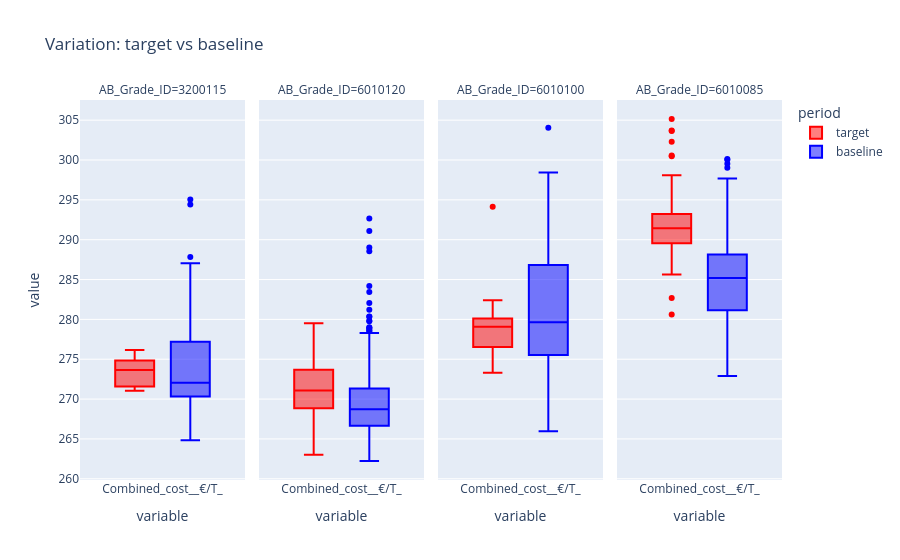

The cell this chart's notebook holds for it:
### Markdown cell above
## Raw

### Code cell
tables, figures = ask_engine(params = {
    "grades": ["3200115", "6010085", "6010100", "6010120"],
    "variables": "Combined_cost__€/T_",
    "target_range": ["2026-10-05", "2026-10-11"],
    "baseline_range": ["2026-09-07", "2026-10-04"],
    "summary": True,
    "output_format": "json",
    "function":"variation"
}, endpoint="description",figures=True)

### Figure 1 — Plotly figure (JSON) as saved in the notebook; plotly's stock layout.template omitted (floating-point values rounded to 4 significant figures; data arrays with more than 128 entries replaced by an {"elided": "..."} marker saying what was removed)
{"data": [{"alignmentgroup": "True", "hovertemplate": "period=target<br>AB_Grade_ID=3200115<br>variable=%{x}<br>value=%{y}<extra></extra>", "legendgroup": "target", "marker": {"color": "red"}, "name": "target", "notched": false, "offsetgroup": "target", "orientation": "v", "showlegend": true, "type": "box", "x": ["Combined_cost__€/T_", "Combined_cost__€/T_", "Combined_cost__€/T_", "Combined_cost__€/T_", "Combined_cost__€/T_", "Combined_cost__€/T_", "Combined_cost__€/T_", "Combined_cost__€/T_", "Combined_cost__€/T_", "Combined_cost__€/T_", "Combined_cost__€/T_", "Combined_cost__€/T_", "Combined_cost__€/T_", "Combined_cost__€/T_", "Combined_cost__€/T_", "Combined_cost__€/T_", "Combined_cost__€/T_", "Combined_cost__€/T_", "Combined_cost__€/T_", "Combined_cost__€/T_", "Combined_cost__€/T_"], "x0": " ", "xaxis": "x", "y": [274.8, 272.5, 274.2, 271.6, 271.0, 271.3, 272.2, 271.5, 271.2, 273.7, 273.8, 275.1, 276.0, 273.6, 275.3, 276.1, 274.5, 271.7, 271.3, 273.0, 275.4], "y0": " ", "yaxis": "y"}, {"alignmentgroup": "True", "hovertemplate": "period=target<br>AB_Grade_ID=6010120<br>variable=%{x}<br>value=%{y}<extra></extra>", "legendgroup": "target", "marker": {"color": "red"}, "name": "target", "notched": false, "offsetgroup": "target", "orientation": "v", "showlegend": false, "type": "box", "x": ["Combined_cost__€/T_", "Combined_cost__€/T_", "Combined_cost__€/T_", "Combined_cost__€/T_", "Combined_cost__€/T_", "Combined_cost__€/T_", "Combined_cost__€/T_", "Combined_cost__€/T_", "Combined_cost__€/T_", "Combined_cost__€/T_", "Combined_cost__€/T_", "Combined_cost__€/T_", "Combined_cost__€/T_", "Combined_cost__€/T_", "Combined_cost__€/T_", "Combined_cost__€/T_", "Combined_cost__€/T_", "Combined_cost__€/T_", "Combined_cost__€/T_", "Combined_cost__€/T_", "Combined_cost__€/T_", "Combined_cost__€/T_", "Combined_cost__€/T_", "Combined_cost__€/T_", "Combined_cost__€/T_", "Combined_cost__€/T_", "Combined_cost__€/T_", "Combined_cost__€/T_", "Combined_cost__€/T_", "Combined_cost__€/T_", "Combined_cost__€/T_", "Combined_cost__€/T_", "Combined_cost__€/T_", "Combined_cost__€/T_", "Combined_cost__€/T_", "Combined_cost__€/T_", "Combined_cost__€/T_", "Combined_cost__€/T_", "Combined_cost__€/T_", "Combined_cost__€/T_", "Combined_cost__€/T_", "Combined_cost__€/T_", "Combined_cost__€/T_", "Combined_cost__€/T_", "Combined_cost__€/T_", "Combined_cost__€/T_", "Combined_cost__€/T_", "Combined_cost__€/T_", "Combined_cost__€/T_", "Combined_cost__€/T_", "Combined_cost__€/T_", "Combined_cost__€/T_", "Combined_cost__€/T_", "Combined_cost__€/T_", "Combined_cost__€/T_", "Combined_cost__€/T_", "Combined_cost__€/T_", "Combined_cost__€/T_", "Combined_cost__€/T_", "Combined_cost__€/T_", "Combined_cost__€/T_", "Combined_cost__€/T_", "Combined_cost__€/T_", "Combined_cost__€/T_", "Combined_cost__€/T_", "Combined_cost__€/T_", "Combined_cost__€/T_", "Combined_cost__€/T_"], "x0": " ", "xaxis": "x2", "y": [270.2, 264.7, 270.5, 277.9, 263.0, 266.9, 267.1, 267.3, 268.2, 268.3, 268.5, 270.9, 267.1, 266.5, 267.1, 268.4, 269.2, 269.8, 269.4, 268.2, 270.1, 269.6, 267.0, 270.9, 269.4, 273.8, 273.4, 277.4, 267.2, 270.3, 272.4, 273.9, 276.7, 273.2, 278.3, 273.9, 270.0, 272.0, 270.4, 271.3, 272.2, 273.2, 271.5, 273.5, 270.8, 269.8, 273.1, 274.4, 273.2, 272.2, 274.2, 269.9, 272.2, 272.7, 276.1, 270.3, 272.7, 279.5, 274.3, 272.2, 265.5, 267.9, 273.3, 274.9, 276.1, 278.4, 277.3, 277.9], "y0": " ", "yaxis": "y2"}, {"alignmentgroup": "True", "hovertemplate": "period=target<br>AB_Grade_ID=6010100<br>variable=%{x}<br>value=%{y}<extra></extra>", "legendgroup": "target", "marker": {"color": "red"}, "name": "target", "notched": false, "offsetgroup": "target", "orientation": "v", "showlegend": false, "type": "box", "x": ["Combined_cost__€/T_", "Combined_cost__€/T_", "Combined_cost__€/T_", "Combined_cost__€/T_", "Combined_cost__€/T_", "Combined_cost__€/T_", "Combined_cost__€/T_", "Combined_cost__€/T_", "Combined_cost__€/T_", "Combined_cost__€/T_", "Combined_cost__€/T_", "Combined_cost__€/T_", "Combined_cost__€/T_", "Combined_cost__€/T_", "Combined_cost__€/T_", "Combined_cost__€/T_", "Combined_cost__€/T_"], "x0": " ", "xaxis": "x3", "y": [276.3, 276.9, 294.1, 279.5, 280.5, 280.2, 279.1, 282.4, 279.0, 279.9, 280.1, 279.6, 275.7, 273.3, 275.8, 276.6, 277.7], "y0": " ", "yaxis": "y3"}, {"alignmentgroup": "True", "hovertemplate": "period=target<br>AB_Grade_ID=6010085<br>variable=%{x}<br>value=%{y}<extra></extra>", "legendgroup": "target", "marker": {"color": "red"}, "name": "target", "notched": false, "offsetgroup": "target", "orientation": "v", "showlegend": false, "type": "box", "x": ["Combined_cost__€/T_", "Combined_cost__€/T_", "Combined_cost__€/T_", "Combined_cost__€/T_", "Combined_cost__€/T_", "Combined_cost__€/T_", "Combined_cost__€/T_", "Combined_cost__€/T_", "Combined_cost__€/T_", "Combined_cost__€/T_", "Combined_cost__€/T_", "Combined_cost__€/T_", "Combined_cost__€/T_", "Combined_cost__€/T_", "Combined_cost__€/T_", "Combined_cost__€/T_", "Combined_cost__€/T_", "Combined_cost__€/T_", "Combined_cost__€/T_", "Combined_cost__€/T_", "Combined_cost__€/T_", "Combined_cost__€/T_", "Combined_cost__€/T_", "Combined_cost__€/T_", "Combined_cost__€/T_", "Combined_cost__€/T_", "Combined_cost__€/T_", "Combined_cost__€/T_", "Combined_cost__€/T_", "Combined_cost__€/T_", "Combined_cost__€/T_", "Combined_cost__€/T_", "Combined_cost__€/T_", "Combined_cost__€/T_", "Combined_cost__€/T_", "Combined_cost__€/T_", "Combined_cost__€/T_", "Combined_cost__€/T_", "Combined_cost__€/T_", "Combined_cost__€/T_", "Combined_cost__€/T_", "Combined_cost__€/T_", "Combined_cost__€/T_", "Combined_cost__€/T_", "Combined_cost__€/T_", "Combined_cost__€/T_", "Combined_cost__€/T_", "Combined_cost__€/T_", "Combined_cost__€/T_", "Combined_cost__€/T_", "Combined_cost__€/T_", "Combined_cost__€/T_", "Combined_cost__€/T_", "Combined_cost__€/T_", "Combined_cost__€/T_", "Combined_cost__€/T_", "Combined_cost__€/T_"], "x0": " ", "xaxis": "x4", "y": [289.4, 289.6, 291.6, 292.1, 294.4, 300.5, 293.2, 291.2, 290.4, 300.6, 292.1, 292.5, 296.7, 291.9, 291.1, 291.4, 292.2, 282.7, 293.3, 303.7, 291.8, 290.3, 290.4, 292.1, 291.8, 292.3, 288.2, 305.1, 291.4, 289.7, 289.6, 296.1, 292.2, 293.9, 288.9, 291.9, 288.5, 289.6, 302.3, 297.2, 285.6, 280.6, 289.1, 303.6, 290.2, 287.6, 291.9, 290.7, 288.1, 290.7, 296.6, 290.8, 286.1, 298.1, 290.8, 288.6, 289.5], "y0": " ", "yaxis": "y4"}, {"alignmentgroup": "True", "hovertemplate": "period=baseline<br>AB_Grade_ID=3200115<br>variable=%{x}<br>value=%{y}<extra></extra>", "legendgroup": "baseline", "marker": {"color": "blue"}, "name": "baseline", "notched": false, "offsetgroup": "baseline", "orientation": "v", "showlegend": true, "type": "box", "x": {"elided": "196 str values"}, "x0": " ", "xaxis": "x", "y": {"elided": "196 float values"}, "y0": " ", "yaxis": "y"}, {"alignmentgroup": "True", "hovertemplate": "period=baseline<br>AB_Grade_ID=6010120<br>variable=%{x}<br>value=%{y}<extra></extra>", "legendgroup": "baseline", "marker": {"color": "blue"}, "name": "baseline", "notched": false, "offsetgroup": "baseline", "orientation": "v", "showlegend": false, "type": "box", "x": {"elided": "230 str values"}, "x0": " ", "xaxis": "x2", "y": {"elided": "230 float values"}, "y0": " ", "yaxis": "y2"}, {"alignmentgroup": "True", "hovertemplate": "period=baseline<br>AB_Grade_ID=6010100<br>variable=%{x}<br>value=%{y}<extra></extra>", "legendgroup": "baseline", "marker": {"color": "blue"}, "name": "baseline", "notched": false, "offsetgroup": "baseline", "orientation": "v", "showlegend": false, "type": "box", "x": ["Combined_cost__€/T_", "Combined_cost__€/T_", "Combined_cost__€/T_", "Combined_cost__€/T_", "Combined_cost__€/T_", "Combined_cost__€/T_", "Combined_cost__€/T_", "Combined_cost__€/T_", "Combined_cost__€/T_", "Combined_cost__€/T_", "Combined_cost__€/T_", "Combined_cost__€/T_", "Combined_cost__€/T_", "Combined_cost__€/T_", "Combined_cost__€/T_", "Combined_cost__€/T_", "Combined_cost__€/T_", "Combined_cost__€/T_", "Combined_cost__€/T_", "Combined_cost__€/T_", "Combined_cost__€/T_", "Combined_cost__€/T_", "Combined_cost__€/T_", "Combined_cost__€/T_", "Combined_cost__€/T_", "Combined_cost__€/T_", "Combined_cost__€/T_", "Combined_cost__€/T_", "Combined_cost__€/T_", "Combined_cost__€/T_", "Combined_cost__€/T_", "Combined_cost__€/T_", "Combined_cost__€/T_", "Combined_cost__€/T_", "Combined_cost__€/T_", "Combined_cost__€/T_", "Combined_cost__€/T_", "Combined_cost__€/T_", "Combined_cost__€/T_", "Combined_cost__€/T_", "Combined_cost__€/T_", "Combined_cost__€/T_", "Combined_cost__€/T_", "Combined_cost__€/T_", "Combined_cost__€/T_", "Combined_cost__€/T_", "Combined_cost__€/T_", "Combined_cost__€/T_", "Combined_cost__€/T_", "Combined_cost__€/T_", "Combined_cost__€/T_", "Combined_cost__€/T_", "Combined_cost__€/T_", "Combined_cost__€/T_", "Combined_cost__€/T_", "Combined_cost__€/T_", "Combined_cost__€/T_", "Combined_cost__€/T_", "Combined_cost__€/T_", "Combined_cost__€/T_", "Combined_cost__€/T_", "Combined_cost__€/T_", "Combined_cost__€/T_", "Combined_cost__€/T_", "Combined_cost__€/T_", "Combined_cost__€/T_", "Combined_cost__€/T_", "Combined_cost__€/T_", "Combined_cost__€/T_", "Combined_cost__€/T_", "Combined_cost__€/T_", "Combined_cost__€/T_", "Combined_cost__€/T_", "Combined_cost__€/T_", "Combined_cost__€/T_", "Combined_cost__€/T_", "Combined_cost__€/T_", "Combined_cost__€/T_", "Combined_cost__€/T_", "Combined_cost__€/T_"], "x0": " ", "xaxis": "x3", "y": [284.8, 267.6, 287.6, 288.2, 292.4, 282.1, 285.0, 286.8, 304.0, 287.3, 288.6, 288.7, 292.1, 292.5, 294.0, 297.5, 284.0, 288.8, 293.6, 284.5, 284.0, 284.1, 287.2, 285.9, 288.6, 288.2, 285.3, 286.9, 286.7, 286.8, 286.5, 298.4, 286.7, 286.7, 286.0, 279.7, 279.6, 278.0, 276.9, 278.4, 276.6, 278.0, 276.4, 275.0, 278.4, 277.9, 279.2, 280.0, 279.3, 278.3, 273.1, 276.5, 276.1, 276.9, 278.2, 278.2, 282.2, 279.6, 277.8, 279.9, 278.0, 276.5, 289.9, 274.6, 266.4, 274.6, 270.5, 267.9, 266.0, 269.3, 273.7, 267.6, 267.4, 267.4, 267.6, 266.5, 270.0, 268.5, 268.0, 272.9], "y0": " ", "yaxis": "y3"}, {"alignmentgroup": "True", "hovertemplate": "period=baseline<br>AB_Grade_ID=6010085<br>variable=%{x}<br>value=%{y}<extra></extra>", "legendgroup": "baseline", "marker": {"color": "blue"}, "name": "baseline", "notched": false, "offsetgroup": "baseline", "orientation": "v", "showlegend": false, "type": "box", "x": ["Combined_cost__€/T_", "Combined_cost__€/T_", "Combined_cost__€/T_", "Combined_cost__€/T_", "Combined_cost__€/T_", "Combined_cost__€/T_", "Combined_cost__€/T_", "Combined_cost__€/T_", "Combined_cost__€/T_", "Combined_cost__€/T_", "Combined_cost__€/T_", "Combined_cost__€/T_", "Combined_cost__€/T_", "Combined_cost__€/T_", "Combined_cost__€/T_", "Combined_cost__€/T_", "Combined_cost__€/T_", "Combined_cost__€/T_", "Combined_cost__€/T_", "Combined_cost__€/T_", "Combined_cost__€/T_", "Combined_cost__€/T_", "Combined_cost__€/T_", "Combined_cost__€/T_", "Combined_cost__€/T_", "Combined_cost__€/T_", "Combined_cost__€/T_", "Combined_cost__€/T_", "Combined_cost__€/T_", "Combined_cost__€/T_", "Combined_cost__€/T_", "Combined_cost__€/T_", "Combined_cost__€/T_", "Combined_cost__€/T_", "Combined_cost__€/T_", "Combined_cost__€/T_", "Combined_cost__€/T_", "Combined_cost__€/T_", "Combined_cost__€/T_", "Combined_cost__€/T_", "Combined_cost__€/T_", "Combined_cost__€/T_", "Combined_cost__€/T_", "Combined_cost__€/T_", "Combined_cost__€/T_", "Combined_cost__€/T_", "Combined_cost__€/T_", "Combined_cost__€/T_", "Combined_cost__€/T_", "Combined_cost__€/T_", "Combined_cost__€/T_", "Combined_cost__€/T_", "Combined_cost__€/T_", "Combined_cost__€/T_", "Combined_cost__€/T_", "Combined_cost__€/T_", "Combined_cost__€/T_", "Combined_cost__€/T_", "Combined_cost__€/T_", "Combined_cost__€/T_", "Combined_cost__€/T_", "Combined_cost__€/T_", "Combined_cost__€/T_", "Combined_cost__€/T_", "Combined_cost__€/T_", "Combined_cost__€/T_", "Combined_cost__€/T_", "Combined_cost__€/T_", "Combined_cost__€/T_", "Combined_cost__€/T_", "Combined_cost__€/T_", "Combined_cost__€/T_", "Combined_cost__€/T_", "Combined_cost__€/T_", "Combined_cost__€/T_", "Combined_cost__€/T_", "Combined_cost__€/T_", "Combined_cost__€/T_", "Combined_cost__€/T_", "Combined_cost__€/T_", "Combined_cost__€/T_", "Combined_cost__€/T_", "Combined_cost__€/T_", "Combined_cost__€/T_", "Combined_cost__€/T_", "Combined_cost__€/T_", "Combined_cost__€/T_", "Combined_cost__€/T_", "Combined_cost__€/T_", "Combined_cost__€/T_", "Combined_cost__€/T_", "Combined_cost__€/T_", "Combined_cost__€/T_", "Combined_cost__€/T_", "Combined_cost__€/T_", "Combined_cost__€/T_", "Combined_cost__€/T_", "Combined_cost__€/T_", "Combined_cost__€/T_", "Combined_cost__€/T_", "Combined_cost__€/T_", "Combined_cost__€/T_", "Combined_cost__€/T_", "Combined_cost__€/T_", "Combined_cost__€/T_", "Combined_cost__€/T_", "Combined_cost__€/T_", "Combined_cost__€/T_", "Combined_cost__€/T_", "Combined_cost__€/T_", "Combined_cost__€/T_", "Combined_cost__€/T_", "Combined_cost__€/T_", "Combined_cost__€/T_", "Combined_cost__€/T_", "Combined_cost__€/T_", "Combined_cost__€/T_"], "x0": " ", "xaxis": "x4", "y": [279.2, 285.5, 290.4, 289.8, 300.1, 279.7, 278.6, 283.1, 278.0, 278.2, 281.9, 285.7, 278.9, 289.0, 276.6, 293.9, 286.2, 285.9, 280.5, 288.9, 286.2, 287.0, 284.5, 288.1, 287.9, 287.8, 286.2, 286.8, 285.4, 285.0, 283.7, 286.1, 284.4, 280.3, 293.6, 281.1, 283.9, 281.1, 282.6, 282.6, 281.8, 283.3, 286.8, 290.5, 288.4, 291.8, 293.6, 288.2, 287.4, 285.8, 283.2, 300.0, 287.0, 299.5, 286.2, 290.0, 287.1, 286.6, 284.5, 297.7, 285.7, 296.3, 285.0, 284.1, 291.5, 278.1, 299.0, 285.4, 285.7, 288.2, 288.1, 289.5, 287.6, 287.9, 285.6, 287.3, 285.2, 281.7, 285.2, 284.1, 291.1, 295.3, 283.1, 272.9, 282.5, 281.7, 291.0, 279.2, 278.7, 281.6, 288.3, 282.4, 290.3, 283.8, 293.7, 283.9, 281.2, 282.6, 279.7, 284.8, 281.6, 288.3, 280.0, 278.3, 279.1, 277.2, 274.7, 279.8, 282.3, 278.7, 276.0, 276.7, 289.6, 279.0, 279.7, 276.6, 279.0], "y0": " ", "yaxis": "y4"}], "layout": {"annotations": [{"showarrow": false, "text": "AB_Grade_ID=3200115", "x": 0.1175, "xanchor": "center", "xref": "paper", "y": 1, "yanchor": "bottom", "yref": "paper"}, {"showarrow": false, "text": "AB_Grade_ID=6010120", "x": 0.3725, "xanchor": "center", "xref": "paper", "y": 1, "yanchor": "bottom", "yref": "paper"}, {"showarrow": false, "text": "AB_Grade_ID=6010100", "x": 0.6275, "xanchor": "center", "xref": "paper", "y": 1, "yanchor": "bottom", "yref": "paper"}, {"showarrow": false, "text": "AB_Grade_ID=6010085", "x": 0.8825, "xanchor": "center", "xref": "paper", "y": 1, "yanchor": "bottom", "yref": "paper"}], "boxmode": "group", "legend": {"title": {"text": "period"}, "tracegroupgap": 0}, "title": {"text": "Variation: target vs baseline"}, "xaxis": {"anchor": "y", "domain": [0, 0.235], "title": {"text": "variable"}}, "xaxis2": {"anchor": "y2", "domain": [0.255, 0.49], "matches": "x", "title": {"text": "variable"}}, "xaxis3": {"anchor": "y3", "domain": [0.51, 0.745], "matches": "x", "title": {"text": "variable"}}, "xaxis4": {"anchor": "y4", "domain": [0.765, 1.0], "matches": "x", "title": {"text": "variable"}}, "yaxis": {"anchor": "x", "domain": [0, 1], "title": {"text": "value"}}, "yaxis2": {"anchor": "x2", "domain": [0, 1], "matches": "y", "showticklabels": false}, "yaxis3": {"anchor": "x3", "domain": [0, 1], "matches": "y", "showticklabels": false}, "yaxis4": {"anchor": "x4", "domain": [0, 1], "matches": "y", "showticklabels": false}}}
